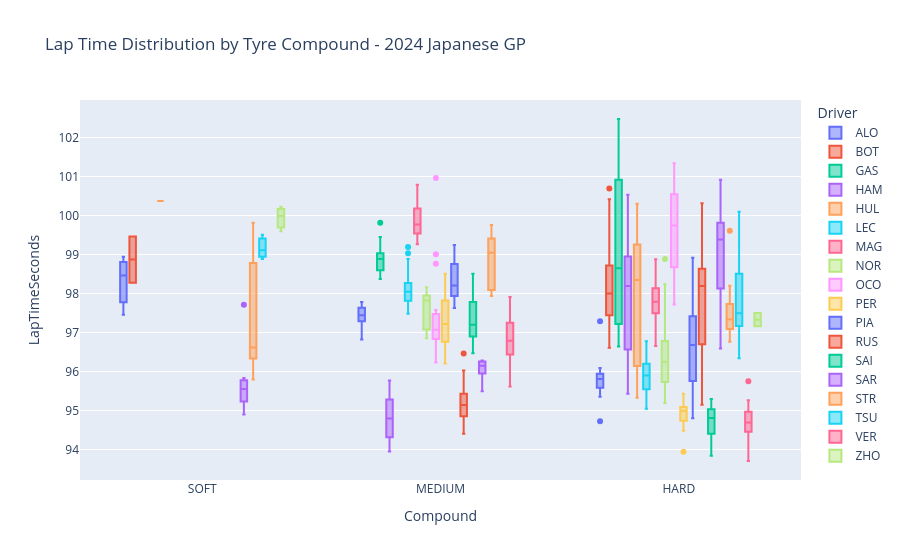

The code cell stored with this chart in its notebook:
### Code cell
fig2 = px.box(df, x = 'Compound', y = 'LapTimeSeconds', color = 'Driver', title = 'Lap Time Distribution by Tyre Compound - 2024 Japanese GP')
fig2.show()

### Figure 1 — Plotly figure (JSON) as saved in the notebook; plotly's stock layout.template omitted (floating-point values rounded to 4 significant figures)
{"data": [{"alignmentgroup": "True", "hovertemplate": "Driver=ALO<br>Compound=%{x}<br>LapTimeSeconds=%{y}<extra></extra>", "legendgroup": "ALO", "marker": {"color": "#636efa"}, "name": "ALO", "notched": false, "offsetgroup": "ALO", "orientation": "v", "showlegend": true, "type": "box", "x": ["SOFT", "SOFT", "SOFT", "SOFT", "SOFT", "SOFT", "SOFT", "SOFT", "SOFT", "MEDIUM", "MEDIUM", "MEDIUM", "MEDIUM", "MEDIUM", "MEDIUM", "MEDIUM", "MEDIUM", "MEDIUM", "MEDIUM", "MEDIUM", "MEDIUM", "MEDIUM", "MEDIUM", "MEDIUM", "MEDIUM", "MEDIUM", "MEDIUM", "HARD", "HARD", "HARD", "HARD", "HARD", "HARD", "HARD", "HARD", "HARD", "HARD", "HARD", "HARD", "HARD", "HARD", "HARD", "HARD", "HARD", "HARD", "HARD"], "x0": " ", "xaxis": "x", "y": [97.45, 97.53, 97.86, 98.2, 98.46, 98.88, 98.78, 98.94, 98.74, 97.45, 97.02, 97.0, 97.03, 96.82, 97.61, 97.56, 97.72, 97.64, 97.44, 97.42, 97.29, 97.36, 97.34, 97.78, 97.64, 97.45, 97.64, 95.77, 95.35, 95.38, 95.49, 95.97, 95.81, 95.57, 97.29, 96.09, 95.61, 95.64, 95.83, 95.86, 95.86, 95.83, 96.01, 96.07, 95.63, 94.73], "y0": " ", "yaxis": "y"}, {"alignmentgroup": "True", "hovertemplate": "Driver=BOT<br>Compound=%{x}<br>LapTimeSeconds=%{y}<extra></extra>", "legendgroup": "BOT", "marker": {"color": "#EF553B"}, "name": "BOT", "notched": false, "offsetgroup": "BOT", "orientation": "v", "showlegend": true, "type": "box", "x": ["SOFT", "SOFT", "HARD", "HARD", "HARD", "HARD", "HARD", "HARD", "HARD", "HARD", "HARD", "HARD", "HARD", "HARD", "HARD", "HARD", "HARD", "HARD", "HARD", "HARD", "HARD", "HARD", "HARD", "HARD", "HARD", "HARD", "HARD", "HARD", "HARD", "HARD", "HARD", "HARD", "HARD", "HARD", "HARD", "HARD", "HARD", "HARD", "HARD", "HARD", "HARD", "HARD", "HARD", "HARD", "HARD"], "x0": " ", "xaxis": "x", "y": [99.46, 98.28, 96.71, 97.41, 97.45, 98.43, 100.7, 98.28, 98.72, 100.4, 98.63, 98.72, 98.83, 99.63, 99.11, 99.46, 98.13, 96.61, 96.86, 96.62, 97.47, 97.71, 98.25, 98.06, 98.75, 98.72, 98.0, 98.01, 98.26, 97.6, 98.0, 97.23, 97.86, 97.31, 98.0, 97.44, 97.51, 98.73, 99.97, 97.9, 97.21, 96.94, 99.19, 97.16, 97.73], "y0": " ", "yaxis": "y"}, {"alignmentgroup": "True", "hovertemplate": "Driver=GAS<br>Compound=%{x}<br>LapTimeSeconds=%{y}<extra></extra>", "legendgroup": "GAS", "marker": {"color": "#00cc96"}, "name": "GAS", "notched": false, "offsetgroup": "GAS", "orientation": "v", "showlegend": true, "type": "box", "x": ["HARD", "HARD", "HARD", "HARD", "HARD", "HARD", "HARD", "HARD", "HARD", "HARD", "HARD", "HARD", "MEDIUM", "MEDIUM", "MEDIUM", "MEDIUM", "MEDIUM", "MEDIUM", "MEDIUM", "MEDIUM", "MEDIUM", "MEDIUM", "MEDIUM", "MEDIUM", "MEDIUM", "MEDIUM", "HARD", "HARD", "HARD", "HARD", "HARD", "HARD", "HARD", "HARD", "HARD", "HARD", "HARD", "HARD", "HARD", "HARD", "HARD", "HARD", "HARD", "HARD", "HARD"], "x0": " ", "xaxis": "x", "y": [99.92, 99.47, 100.3, 100.2, 101.4, 100.8, 101.1, 101.6, 101.1, 102.5, 101.8, 101.4, 98.37, 98.6, 98.74, 98.42, 98.38, 99.82, 98.78, 99.03, 98.96, 98.9, 98.87, 99.05, 98.89, 99.45, 98.67, 97.66, 97.28, 98.43, 96.76, 100.2, 98.07, 97.48, 97.01, 96.8, 97.2, 96.94, 97.0, 96.76, 96.64, 98.65, 101.0, 97.72, 97.5], "y0": " ", "yaxis": "y"}, {"alignmentgroup": "True", "hovertemplate": "Driver=HAM<br>Compound=%{x}<br>LapTimeSeconds=%{y}<extra></extra>", "legendgroup": "HAM", "marker": {"color": "#ab63fa"}, "name": "HAM", "notched": false, "offsetgroup": "HAM", "orientation": "v", "showlegend": true, "type": "box", "x": ["HARD", "HARD", "HARD", "HARD", "HARD", "HARD", "HARD", "HARD", "HARD", "HARD", "HARD", "HARD", "HARD", "HARD", "HARD", "HARD", "HARD", "HARD", "HARD", "HARD", "HARD", "HARD", "HARD", "HARD", "HARD", "HARD", "HARD", "HARD", "HARD", "HARD", "HARD", "HARD", "HARD", "MEDIUM", "MEDIUM", "MEDIUM", "MEDIUM", "MEDIUM", "MEDIUM", "MEDIUM", "MEDIUM", "MEDIUM", "MEDIUM", "MEDIUM", "MEDIUM", "MEDIUM"], "x0": " ", "xaxis": "x", "y": [98.3, 98.14, 98.19, 98.37, 98.1, 98.53, 98.7, 99.29, 99.2, 100.2, 99.05, 98.92, 98.69, 100.5, 99.3, 99.35, 98.62, 98.64, 99.82, 95.43, 95.45, 96.14, 96.3, 96.75, 96.4, 96.59, 96.6, 96.44, 96.71, 96.51, 96.19, 96.62, 97.46, 93.95, 94.24, 94.08, 94.34, 94.79, 94.8, 94.68, 94.9, 95.05, 95.43, 95.48, 95.23, 95.77], "y0": " ", "yaxis": "y"}, {"alignmentgroup": "True", "hovertemplate": "Driver=HUL<br>Compound=%{x}<br>LapTimeSeconds=%{y}<extra></extra>", "legendgroup": "HUL", "marker": {"color": "#FFA15A"}, "name": "HUL", "notched": false, "offsetgroup": "HUL", "orientation": "v", "showlegend": true, "type": "box", "x": ["SOFT", "HARD", "HARD", "HARD", "HARD", "HARD", "HARD", "HARD", "HARD", "HARD", "HARD", "HARD", "HARD", "HARD", "HARD", "HARD", "HARD", "HARD", "HARD", "HARD", "HARD", "HARD", "HARD", "HARD", "HARD", "HARD", "HARD", "HARD", "HARD", "HARD", "HARD", "HARD", "HARD", "HARD", "HARD", "HARD", "HARD", "HARD", "HARD", "HARD", "HARD", "HARD", "HARD", "HARD", "HARD"], "x0": " ", "xaxis": "x", "y": [100.4, 96.75, 97.62, 97.9, 98.34, 98.35, 98.85, 100.3, 98.62, 99.62, 99.36, 99.31, 98.48, 98.89, 99.34, 99.78, 99.69, 98.97, 99.26, 98.78, 99.04, 99.26, 99.17, 99.95, 99.18, 99.47, 100.2, 95.94, 95.86, 95.93, 96.13, 95.85, 95.7, 95.95, 96.37, 96.15, 96.77, 96.81, 98.17, 96.83, 95.73, 96.23, 95.72, 95.85, 95.33], "y0": " ", "yaxis": "y"}, {"alignmentgroup": "True", "hovertemplate": "Driver=LEC<br>Compound=%{x}<br>LapTimeSeconds=%{y}<extra></extra>", "legendgroup": "LEC", "marker": {"color": "#19d3f3"}, "name": "LEC", "notched": false, "offsetgroup": "LEC", "orientation": "v", "showlegend": true, "type": "box", "x": ["MEDIUM", "MEDIUM", "MEDIUM", "MEDIUM", "MEDIUM", "MEDIUM", "MEDIUM", "MEDIUM", "MEDIUM", "MEDIUM", "MEDIUM", "MEDIUM", "MEDIUM", "MEDIUM", "MEDIUM", "MEDIUM", "MEDIUM", "MEDIUM", "MEDIUM", "MEDIUM", "MEDIUM", "MEDIUM", "HARD", "HARD", "HARD", "HARD", "HARD", "HARD", "HARD", "HARD", "HARD", "HARD", "HARD", "HARD", "HARD", "HARD", "HARD", "HARD", "HARD", "HARD", "HARD", "HARD", "HARD", "HARD", "HARD", "HARD", "HARD", "HARD"], "x0": " ", "xaxis": "x", "y": [98.27, 97.81, 98.02, 98.19, 97.92, 98.21, 99.03, 99.19, 98.88, 98.48, 98.59, 98.17, 97.88, 97.86, 97.76, 97.52, 97.48, 98.2, 97.74, 97.75, 98.07, 97.92, 96.09, 96.36, 96.22, 96.2, 96.14, 95.88, 96.32, 96.06, 96.68, 96.14, 96.03, 95.69, 96.34, 95.45, 95.8, 95.71, 95.69, 95.74, 96.78, 95.92, 95.5, 95.54, 95.27, 95.2, 95.32, 95.04], "y0": " ", "yaxis": "y"}, {"alignmentgroup": "True", "hovertemplate": "Driver=MAG<br>Compound=%{x}<br>LapTimeSeconds=%{y}<extra></extra>", "legendgroup": "MAG", "marker": {"color": "#FF6692"}, "name": "MAG", "notched": false, "offsetgroup": "MAG", "orientation": "v", "showlegend": true, "type": "box", "x": ["MEDIUM", "MEDIUM", "MEDIUM", "MEDIUM", "MEDIUM", "MEDIUM", "MEDIUM", "MEDIUM", "MEDIUM", "MEDIUM", "MEDIUM", "MEDIUM", "MEDIUM", "MEDIUM", "MEDIUM", "MEDIUM", "MEDIUM", "MEDIUM", "HARD", "HARD", "HARD", "HARD", "HARD", "HARD", "HARD", "HARD", "HARD", "HARD", "HARD", "HARD", "HARD", "HARD", "HARD", "HARD", "HARD", "HARD", "HARD", "HARD", "HARD", "HARD", "HARD", "HARD", "HARD", "HARD", "HARD", "HARD", "HARD"], "x0": " ", "xaxis": "x", "y": [100.1, 99.39, 100.0, 100.4, 99.6, 100.3, 100.2, 99.9, 100.3, 99.27, 100.8, 99.37, 99.81, 99.73, 99.67, 99.54, 99.26, 99.55, 96.65, 97.03, 97.14, 97.39, 97.5, 97.89, 98.01, 98.5, 98.66, 98.58, 97.93, 98.05, 98.08, 97.66, 97.79, 97.55, 97.54, 97.51, 97.97, 97.38, 97.47, 97.67, 98.33, 98.71, 98.32, 97.52, 97.42, 98.88, 97.82], "y0": " ", "yaxis": "y"}, {"alignmentgroup": "True", "hovertemplate": "Driver=NOR<br>Compound=%{x}<br>LapTimeSeconds=%{y}<extra></extra>", "legendgroup": "NOR", "marker": {"color": "#B6E880"}, "name": "NOR", "notched": false, "offsetgroup": "NOR", "orientation": "v", "showlegend": true, "type": "box", "x": ["MEDIUM", "MEDIUM", "MEDIUM", "MEDIUM", "MEDIUM", "MEDIUM", "MEDIUM", "HARD", "HARD", "HARD", "HARD", "HARD", "HARD", "HARD", "HARD", "HARD", "HARD", "HARD", "HARD", "HARD", "HARD", "HARD", "HARD", "HARD", "HARD", "HARD", "HARD", "HARD", "HARD", "HARD", "HARD", "HARD", "HARD", "HARD", "HARD", "HARD", "HARD", "HARD", "HARD", "HARD", "HARD", "HARD", "HARD", "HARD", "HARD", "HARD"], "x0": " ", "xaxis": "x", "y": [96.85, 96.86, 97.9, 97.74, 97.82, 97.96, 98.16, 95.76, 96.78, 96.79, 98.24, 97.81, 96.49, 96.78, 96.85, 97.0, 98.89, 98.21, 97.72, 97.56, 95.72, 96.26, 96.24, 96.22, 96.38, 96.34, 96.26, 96.61, 95.9, 96.41, 95.88, 95.71, 96.25, 95.23, 96.22, 95.92, 96.39, 96.22, 95.64, 95.63, 95.68, 95.35, 95.27, 95.19, 95.83, 95.72], "y0": " ", "yaxis": "y"}, {"alignmentgroup": "True", "hovertemplate": "Driver=OCO<br>Compound=%{x}<br>LapTimeSeconds=%{y}<extra></extra>", "legendgroup": "OCO", "marker": {"color": "#FF97FF"}, "name": "OCO", "notched": false, "offsetgroup": "OCO", "orientation": "v", "showlegend": true, "type": "box", "x": ["HARD", "HARD", "HARD", "HARD", "HARD", "HARD", "HARD", "HARD", "HARD", "HARD", "HARD", "HARD", "HARD", "HARD", "HARD", "HARD", "HARD", "HARD", "HARD", "HARD", "HARD", "HARD", "HARD", "HARD", "HARD", "HARD", "HARD", "MEDIUM", "MEDIUM", "MEDIUM", "MEDIUM", "MEDIUM", "MEDIUM", "MEDIUM", "MEDIUM", "MEDIUM", "MEDIUM", "MEDIUM", "MEDIUM", "MEDIUM", "MEDIUM", "MEDIUM", "MEDIUM", "MEDIUM", "MEDIUM"], "x0": " ", "xaxis": "x", "y": [99.54, 100.1, 100.5, 99.74, 100.0, 100.3, 100.3, 100.4, 100.6, 101.3, 100.8, 101.0, 100.7, 100.9, 100.7, 97.72, 97.78, 99.22, 98.92, 99.08, 98.61, 98.94, 98.61, 98.7, 98.5, 98.66, 98.37, 97.13, 96.98, 98.76, 96.71, 97.06, 97.58, 99.01, 97.13, 97.48, 101.0, 96.98, 97.09, 97.38, 96.84, 96.69, 96.64, 96.83, 96.23], "y0": " ", "yaxis": "y"}, {"alignmentgroup": "True", "hovertemplate": "Driver=PER<br>Compound=%{x}<br>LapTimeSeconds=%{y}<extra></extra>", "legendgroup": "PER", "marker": {"color": "#FECB52"}, "name": "PER", "notched": false, "offsetgroup": "PER", "orientation": "v", "showlegend": true, "type": "box", "x": ["MEDIUM", "MEDIUM", "MEDIUM", "MEDIUM", "MEDIUM", "MEDIUM", "MEDIUM", "MEDIUM", "MEDIUM", "MEDIUM", "MEDIUM", "MEDIUM", "MEDIUM", "MEDIUM", "MEDIUM", "MEDIUM", "MEDIUM", "MEDIUM", "MEDIUM", "MEDIUM", "MEDIUM", "MEDIUM", "MEDIUM", "MEDIUM", "MEDIUM", "MEDIUM", "MEDIUM", "HARD", "HARD", "HARD", "HARD", "HARD", "HARD", "HARD", "HARD", "HARD", "HARD", "HARD", "HARD", "HARD", "HARD", "HARD", "HARD", "HARD", "HARD", "HARD"], "x0": " ", "xaxis": "x", "y": [96.57, 96.57, 97.69, 97.31, 97.22, 97.84, 97.93, 98.22, 98.16, 98.12, 98.5, 97.43, 97.84, 96.44, 96.21, 96.56, 97.26, 96.66, 96.92, 97.76, 97.69, 96.84, 96.73, 96.97, 97.1, 97.12, 97.11, 93.94, 94.48, 94.81, 95.25, 94.99, 94.74, 95.03, 95.43, 95.1, 94.7, 95.0, 94.75, 95.06, 95.38, 95.03, 95.24, 94.89, 94.93, 94.73], "y0": " ", "yaxis": "y"}, {"alignmentgroup": "True", "hovertemplate": "Driver=PIA<br>Compound=%{x}<br>LapTimeSeconds=%{y}<extra></extra>", "legendgroup": "PIA", "marker": {"color": "#636efa"}, "name": "PIA", "notched": false, "offsetgroup": "PIA", "orientation": "v", "showlegend": true, "type": "box", "x": ["MEDIUM", "MEDIUM", "MEDIUM", "MEDIUM", "MEDIUM", "MEDIUM", "MEDIUM", "MEDIUM", "HARD", "HARD", "HARD", "HARD", "HARD", "HARD", "HARD", "HARD", "HARD", "HARD", "HARD", "HARD", "HARD", "HARD", "HARD", "HARD", "HARD", "HARD", "HARD", "HARD", "HARD", "HARD", "HARD", "HARD", "HARD", "HARD", "HARD", "HARD", "HARD", "HARD", "HARD", "HARD", "HARD", "HARD", "HARD", "HARD", "HARD", "HARD"], "x0": " ", "xaxis": "x", "y": [97.73, 97.63, 98.14, 98.19, 98.22, 98.5, 99.01, 99.25, 97.67, 97.38, 97.06, 96.75, 96.82, 96.78, 96.98, 97.42, 98.62, 98.92, 97.17, 97.78, 97.36, 97.39, 97.44, 97.77, 97.95, 97.84, 95.25, 94.8, 95.13, 95.4, 95.27, 96.04, 95.89, 95.55, 97.55, 95.84, 95.54, 95.65, 95.75, 95.89, 95.9, 96.18, 96.23, 95.43, 96.16, 96.61], "y0": " ", "yaxis": "y"}, {"alignmentgroup": "True", "hovertemplate": "Driver=RUS<br>Compound=%{x}<br>LapTimeSeconds=%{y}<extra></extra>", "legendgroup": "RUS", "marker": {"color": "#EF553B"}, "name": "RUS", "notched": false, "offsetgroup": "RUS", "orientation": "v", "showlegend": true, "type": "box", "x": ["HARD", "HARD", "HARD", "HARD", "HARD", "HARD", "HARD", "HARD", "HARD", "HARD", "HARD", "HARD", "HARD", "HARD", "HARD", "HARD", "HARD", "HARD", "HARD", "HARD", "HARD", "HARD", "HARD", "HARD", "HARD", "HARD", "HARD", "HARD", "HARD", "HARD", "HARD", "MEDIUM", "MEDIUM", "MEDIUM", "MEDIUM", "MEDIUM", "MEDIUM", "MEDIUM", "MEDIUM", "MEDIUM", "MEDIUM", "MEDIUM", "MEDIUM", "MEDIUM", "MEDIUM", "MEDIUM"], "x0": " ", "xaxis": "x", "y": [98.98, 97.74, 98.39, 98.07, 98.19, 98.25, 98.37, 98.95, 99.21, 98.99, 98.43, 98.56, 98.66, 99.42, 100.3, 98.39, 98.46, 99.49, 95.15, 95.67, 95.78, 97.28, 97.56, 96.7, 96.49, 96.78, 96.74, 96.38, 96.7, 96.47, 96.47, 94.4, 94.54, 94.54, 95.3, 95.14, 94.83, 94.91, 95.11, 95.32, 95.42, 96.02, 96.47, 95.43, 95.74, 94.9], "y0": " ", "yaxis": "y"}, {"alignmentgroup": "True", "hovertemplate": "Driver=SAI<br>Compound=%{x}<br>LapTimeSeconds=%{y}<extra></extra>", "legendgroup": "SAI", "marker": {"color": "#00cc96"}, "name": "SAI", "notched": false, "offsetgroup": "SAI", "orientation": "v", "showlegend": true, "type": "box", "x": ["MEDIUM", "MEDIUM", "MEDIUM", "MEDIUM", "MEDIUM", "MEDIUM", "MEDIUM", "MEDIUM", "MEDIUM", "MEDIUM", "MEDIUM", "MEDIUM", "MEDIUM", "MEDIUM", "MEDIUM", "MEDIUM", "MEDIUM", "MEDIUM", "MEDIUM", "MEDIUM", "MEDIUM", "MEDIUM", "MEDIUM", "MEDIUM", "MEDIUM", "MEDIUM", "MEDIUM", "MEDIUM", "MEDIUM", "MEDIUM", "HARD", "HARD", "HARD", "HARD", "HARD", "HARD", "HARD", "HARD", "HARD", "HARD", "HARD", "HARD", "HARD", "HARD", "HARD", "HARD"], "x0": " ", "xaxis": "x", "y": [97.22, 97.32, 97.72, 97.76, 97.74, 97.98, 98.3, 98.27, 97.85, 98.33, 98.5, 96.47, 96.7, 97.79, 97.31, 98.0, 96.58, 96.78, 96.81, 96.94, 97.14, 97.07, 96.84, 97.18, 97.01, 96.9, 97.11, 97.23, 96.9, 96.95, 94.0, 94.42, 94.4, 94.86, 95.29, 94.75, 94.34, 95.01, 93.84, 95.06, 94.96, 94.75, 94.64, 94.88, 95.2, 95.22], "y0": " ", "yaxis": "y"}, {"alignmentgroup": "True", "hovertemplate": "Driver=SAR<br>Compound=%{x}<br>LapTimeSeconds=%{y}<extra></extra>", "legendgroup": "SAR", "marker": {"color": "#ab63fa"}, "name": "SAR", "notched": false, "offsetgroup": "SAR", "orientation": "v", "showlegend": true, "type": "box", "x": ["HARD", "HARD", "HARD", "HARD", "HARD", "HARD", "HARD", "HARD", "HARD", "HARD", "HARD", "HARD", "HARD", "HARD", "HARD", "HARD", "HARD", "HARD", "HARD", "HARD", "HARD", "HARD", "HARD", "HARD", "HARD", "HARD", "HARD", "HARD", "MEDIUM", "MEDIUM", "MEDIUM", "MEDIUM", "MEDIUM", "SOFT", "SOFT", "SOFT", "SOFT", "SOFT", "SOFT", "SOFT", "SOFT", "SOFT", "SOFT"], "x0": " ", "xaxis": "x", "y": [100.4, 99.67, 99.58, 100.1, 99.66, 100.9, 100.9, 99.35, 99.91, 100.2, 99.71, 99.37, 99.4, 99.22, 100.3, 99.54, 98.97, 99.61, 98.09, 98.43, 98.48, 96.59, 97.43, 97.68, 97.51, 97.5, 97.76, 98.17, 95.5, 96.1, 96.15, 96.25, 96.28, 94.9, 95.09, 95.35, 95.78, 95.7, 95.84, 95.62, 95.49, 95.23, 97.72], "y0": " ", "yaxis": "y"}, {"alignmentgroup": "True", "hovertemplate": "Driver=STR<br>Compound=%{x}<br>LapTimeSeconds=%{y}<extra></extra>", "legendgroup": "STR", "marker": {"color": "#FFA15A"}, "name": "STR", "notched": false, "offsetgroup": "STR", "orientation": "v", "showlegend": true, "type": "box", "x": ["SOFT", "SOFT", "SOFT", "SOFT", "SOFT", "SOFT", "SOFT", "SOFT", "MEDIUM", "MEDIUM", "MEDIUM", "MEDIUM", "MEDIUM", "MEDIUM", "MEDIUM", "MEDIUM", "HARD", "HARD", "HARD", "HARD", "HARD", "HARD", "HARD", "HARD", "HARD", "HARD", "SOFT", "SOFT", "SOFT", "SOFT", "SOFT", "SOFT", "SOFT", "SOFT", "SOFT", "SOFT", "SOFT", "SOFT", "SOFT", "SOFT", "SOFT", "SOFT", "SOFT"], "x0": " ", "xaxis": "x", "y": [99.53, 99.55, 98.75, 98.62, 98.61, 98.88, 99.05, 99.1, 97.94, 98.12, 99.27, 98.06, 98.84, 99.76, 99.25, 99.55, 96.76, 97.0, 97.31, 97.24, 97.09, 97.63, 97.36, 97.73, 98.2, 99.61, 95.97, 96.28, 96.36, 96.61, 95.84, 95.8, 96.56, 96.5, 96.48, 96.81, 96.35, 96.7, 98.03, 96.38, 96.17, 96.27, 99.82], "y0": " ", "yaxis": "y"}, {"alignmentgroup": "True", "hovertemplate": "Driver=TSU<br>Compound=%{x}<br>LapTimeSeconds=%{y}<extra></extra>", "legendgroup": "TSU", "marker": {"color": "#19d3f3"}, "name": "TSU", "notched": false, "offsetgroup": "TSU", "orientation": "v", "showlegend": true, "type": "box", "x": ["SOFT", "SOFT", "SOFT", "HARD", "HARD", "HARD", "HARD", "HARD", "HARD", "HARD", "HARD", "HARD", "HARD", "HARD", "HARD", "HARD", "HARD", "HARD", "HARD", "HARD", "HARD", "HARD", "HARD", "HARD", "HARD", "HARD", "HARD", "HARD", "HARD", "HARD", "HARD", "HARD", "HARD", "HARD", "HARD", "HARD", "HARD", "HARD", "HARD", "HARD", "HARD", "HARD", "HARD", "HARD", "HARD"], "x0": " ", "xaxis": "x", "y": [99.11, 99.51, 98.89, 97.17, 97.5, 97.89, 100.1, 98.98, 98.51, 99.92, 100.1, 97.94, 99.27, 99.66, 99.1, 99.56, 96.64, 97.07, 97.04, 97.18, 97.23, 97.32, 97.62, 97.68, 98.62, 98.69, 97.79, 97.63, 97.1, 97.42, 97.44, 97.59, 97.44, 97.3, 97.49, 97.5, 97.33, 97.25, 97.05, 97.11, 97.04, 96.56, 96.39, 96.34, 98.19], "y0": " ", "yaxis": "y"}, {"alignmentgroup": "True", "hovertemplate": "Driver=VER<br>Compound=%{x}<br>LapTimeSeconds=%{y}<extra></extra>", "legendgroup": "VER", "marker": {"color": "#FF6692"}, "name": "VER", "notched": false, "offsetgroup": "VER", "orientation": "v", "showlegend": true, "type": "box", "x": ["MEDIUM", "MEDIUM", "MEDIUM", "MEDIUM", "MEDIUM", "MEDIUM", "MEDIUM", "MEDIUM", "MEDIUM", "MEDIUM", "MEDIUM", "MEDIUM", "MEDIUM", "MEDIUM", "MEDIUM", "MEDIUM", "MEDIUM", "MEDIUM", "MEDIUM", "MEDIUM", "MEDIUM", "MEDIUM", "MEDIUM", "MEDIUM", "MEDIUM", "MEDIUM", "MEDIUM", "MEDIUM", "HARD", "HARD", "HARD", "HARD", "HARD", "HARD", "HARD", "HARD", "HARD", "HARD", "HARD", "HARD", "HARD", "HARD", "HARD", "HARD", "HARD", "HARD"], "x0": " ", "xaxis": "x", "y": [96.47, 96.44, 96.86, 96.97, 97.33, 97.18, 97.59, 97.77, 97.75, 97.73, 97.91, 97.85, 96.82, 96.25, 96.4, 95.62, 96.38, 96.2, 96.53, 96.34, 96.44, 96.65, 96.5, 96.66, 96.85, 96.76, 96.92, 97.05, 94.62, 94.97, 94.99, 94.49, 94.34, 94.27, 94.97, 94.3, 94.45, 94.61, 94.61, 95.11, 95.75, 94.89, 93.71, 94.77, 94.97, 95.26], "y0": " ", "yaxis": "y"}, {"alignmentgroup": "True", "hovertemplate": "Driver=ZHO<br>Compound=%{x}<br>LapTimeSeconds=%{y}<extra></extra>", "legendgroup": "ZHO", "marker": {"color": "#B6E880"}, "name": "ZHO", "notched": false, "offsetgroup": "ZHO", "orientation": "v", "showlegend": true, "type": "box", "x": ["SOFT", "SOFT", "SOFT", "HARD", "HARD"], "x0": " ", "xaxis": "x", "y": [100.2, 99.6, 99.99, 97.16, 97.5], "y0": " ", "yaxis": "y"}], "layout": {"boxmode": "group", "legend": {"title": {"text": "Driver"}, "tracegroupgap": 0}, "title": {"text": "Lap Time Distribution by Tyre Compound - 2024 Japanese GP"}, "xaxis": {"anchor": "y", "domain": [0, 1], "title": {"text": "Compound"}}, "yaxis": {"anchor": "x", "domain": [0, 1], "title": {"text": "LapTimeSeconds"}}}}
